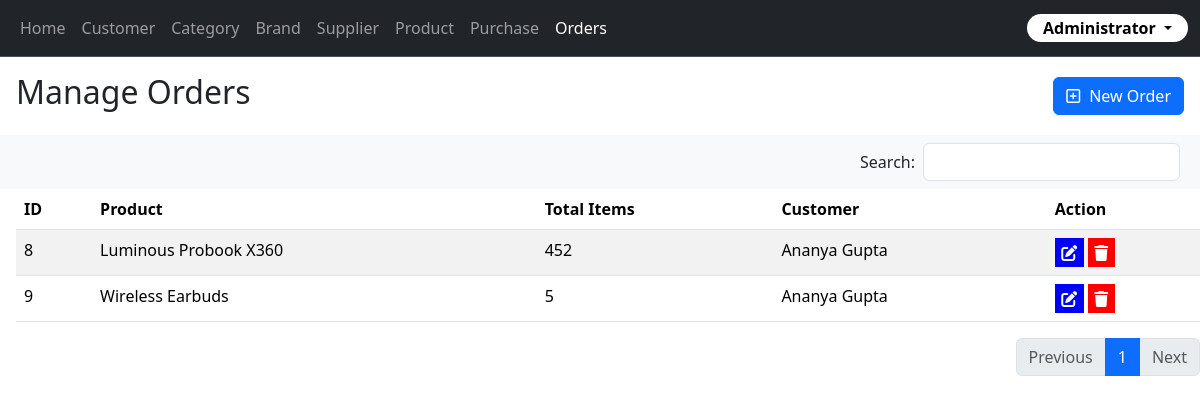
Screenshot of /orders/ (signed in) with the database file from the repository.
### inventory/models.py (models this page shows, shortened)
class Ims_order(models.Model):
    product_id = models.ForeignKey('Ims_product', on_delete=models.CASCADE)
    total_shipped = models.IntegerField()
    customer_id = models.ForeignKey('Ims_customer', on_delete=models.CASCADE)
    order_date = models.DateTimeField(auto_now_add=True)

class Ims_product(models.Model):
    STATUS_CHOICES = [
        (True, 'Active'),
        (False, 'Inactive'),
    ]
    category_id = models.ForeignKey(Ims_category, on_delete=models.CASCADE)
    brand_id = models.ForeignKey(Ims_brand, on_delete=models.CASCADE)
    pname = models.CharField(max_length=300)
    model = models.CharField(max_length=255)
    description = models.TextField()
    quantity = models.IntegerField()
    unit = models.CharField(max_length=150)
    base_price = models.FloatField()
    tax = models.DecimalField(max_digits=4, decimal_places=2)
    minimum_order = models.FloatField(default=0)
    supplier = models.ForeignKey(Ims_supplier, on_delete=models.CASCADE)
    status = models.BooleanField(default=True, choices=STATUS_CHOICES)
    date = models.DateField(auto_now_add=True)

class Ims_customer(models.Model):
    name = models.CharField(max_length=200)
    address = models.TextField()
    mobile = models.CharField(max_length=50)
    balance = models.DecimalField(max_digits=10, decimal_places=2)

### inventory/views.py (the view, shortened to what this page needs)
# urls.py: path('orders/', views.orders, name='orders'),
@login_required(login_url="login")
def orders(request):
    orders = Ims_order.objects.all()
    paginated_orders = paginate(request, orders, items_per_page=number_of_items)
    products = Ims_product.objects.all()
    customers = Ims_customer.objects.all()
    context = {
        'orders': paginated_orders,
        'products': products,
        'customers': customers,
    }
    return render(request, 'order.html', context)

### inventory/views.py (called while the page is built)
@login_required(login_url="login")
def paginate(request, tname, items_per_page=1):
    page_num = request.GET.get('page')
    paginator = Paginator(tname, items_per_page)
    try:
        paginated_view = paginator.page(page_num)
    except PageNotAnInteger:
        paginated_view = paginator.page(1)
    except EmptyPage:
        paginated_view = paginator.page(paginator.num_pages)
    return paginated_view

### templates/order.html (shortened to what this page needs)
{% extends "base.html" %}
{% block content %}
<div class="m-3 d-flex justify-content-between align-items-center">
    <h2>Manage Orders</h2>
    <a href="#" class="btn btn-primary" type="button" id="newOrderBtn">
      <i class="fa-regular fa-square-plus" style="margin-right: .3em"></i> New Order</a>
</div>
<nav class="navbar bg-body-tertiary">
    <div class="container-fluid justify-content-end">
        <form class="d-flex align-items-center" role="search" action="{% url 'search_order' %}" method="GET">
            <span class="me-2">Search:</span>
            <input class="form-control me-2" type="search" aria-label="Search" name="query">
        </form>
    </div>
</nav>
<table class="table table-striped mx-3">
  <thead>
    <tr>
      <th scope="col">ID</th>
      <th scope="col">Product</th>
      <th scope="col">Total Items</th>
      <th scope="col">Customer</th>
      <th scope="col">Action</th>
    </tr>
  </thead>
  <tbody>
    {% for order in orders %}
      <tr>
        <td>{{ order.id }}</td>
        <td>{{ order.product_id.pname }}</td>
        <td>{{ order.total_shipped }}</td>
        <td>{{ order.customer_id.name }}</td>
        <td>
          <div>
            <a href="#" id="editOrderBtn-{{order.id}}"><i class="fa-solid fa-pen-to-square" style="background-color: blue; color: white; padding:.4em"></i></a>
            <a href="{% url "delete" order.id %}"><i class="fa-solid fa-trash" style="background-color: red; color: white; padding:.4em"></i></a>
          </div>
        </td>
      </tr>
    {% endfor %}
  </tbody>
</table>
{% include "pagination.html" with VARIABLE_NAME=orders %}
{% endblock content %}

### rows the page displays
Ims_order: id "8", product_id.pname "Luminous Probook X360", total_shipped "452", customer_id.name "Ananya Gupta"
Ims_order: id "9", product_id.pname "Wireless Earbuds", total_shipped "5", customer_id.name "Ananya Gupta"

### other values shown
{{ i }} "1"
